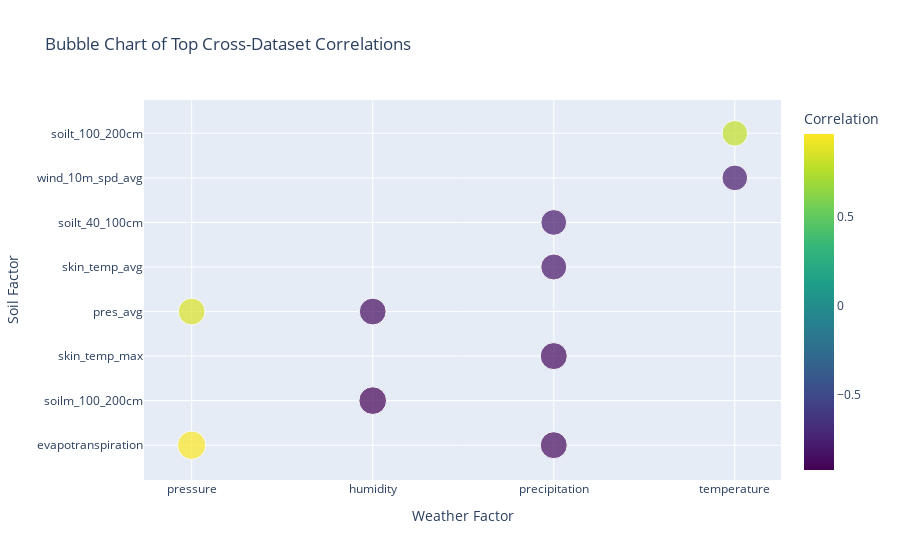

The notebook cell saved with this chart:
### Code cell
import plotly.express as px


fig = px.scatter(
    top_cross_correlations,
    x="Weather Factor",
    y="Soil Factor",
    size=top_cross_correlations["Correlation"].abs(),  # Bubble size by correlation strength
    color="Correlation",
    hover_name="Correlation",
    title="Bubble Chart of Top Cross-Dataset Correlations",
    color_continuous_scale=px.colors.sequential.Viridis
)
fig.show()

### Figure 1 — Plotly figure (JSON) as saved in the notebook; plotly's stock layout.template omitted (floating-point values rounded to 4 significant figures)
{"data": [{"hovertemplate": "<b>%{hovertext}</b><br><br>Weather Factor=%{x}<br>Soil Factor=%{y}<br>size=%{marker.size}<br>Correlation=%{marker.color}<extra></extra>", "hovertext": [0.9622, -0.9217, -0.8799, -0.8747, -0.8641, 0.8637, -0.8124, -0.7986, -0.7914, 0.791], "legendgroup": "", "marker": {"color": [0.9622, -0.9217, -0.8799, -0.8747, -0.8641, 0.8637, -0.8124, -0.7986, -0.7914, 0.791], "coloraxis": "coloraxis", "size": [0.9622, 0.9217, 0.8799, 0.8747, 0.8641, 0.8637, 0.8124, 0.7986, 0.7914, 0.791], "sizemode": "area", "sizeref": 0.002405, "symbol": "circle"}, "mode": "markers", "name": "", "orientation": "v", "showlegend": false, "type": "scatter", "x": ["pressure", "humidity", "precipitation", "precipitation", "humidity", "pressure", "precipitation", "precipitation", "temperature", "temperature"], "xaxis": "x", "y": ["evapotranspiration", "soilm_100_200cm", "skin_temp_max", "evapotranspiration", "pres_avg", "pres_avg", "skin_temp_avg", "soilt_40_100cm", "wind_10m_spd_avg", "soilt_100_200cm"], "yaxis": "y"}], "layout": {"autosize": true, "coloraxis": {"colorbar": {"title": {"text": "Correlation"}}, "colorscale": [[0, "#440154"], [0.1111, "#482878"], [0.2222, "#3e4989"], [0.3333, "#31688e"], [0.4444, "#26828e"], [0.5556, "#1f9e89"], [0.6667, "#35b779"], [0.7778, "#6ece58"], [0.8889, "#b5de2b"], [1, "#fde725"]]}, "legend": {"itemsizing": "constant", "tracegroupgap": 0}, "title": {"text": "Bubble Chart of Top Cross-Dataset Correlations"}, "xaxis": {"anchor": "y", "autorange": true, "domain": [0, 1], "range": [-0.2431, 3.237], "title": {"text": "Weather Factor"}, "type": "category"}, "yaxis": {"anchor": "x", "autorange": true, "domain": [0, 1], "range": [-1.317, 8.239], "title": {"text": "Soil Factor"}, "type": "category"}}}
